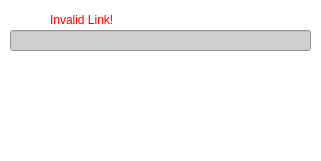
   <widget class="QFrame" name="linkFrame">
    <property name="geometry">
     <rect>
      <x>0</x>
      <y>0</y>
      <width>321</width>
      <height>161</height>
     </rect>
    </property>
    <property name="styleSheet">
     <string notr="true">background:transparent</string>
    </property>
    <property name="frameShape">
     <enum>QFrame::StyledPanel</enum>
    </property>
    <property name="frameShadow">
     <enum>QFrame::Raised</enum>
    </property>
    <widget class="QLineEdit" name="youTubeLink">
     <property name="geometry">
      <rect>
       <x>10</x>
       <y>30</y>
       <width>301</width>
       <height>21</height>
      </rect>
     </property>
     <property name="styleSheet">
      <string notr="true">background-color:rgb(207, 207, 207);</string>
     </property>
    </widget>
    <widget class="QPushButton" name="cancelButton_2">
     <property name="geometry">
      <rect>
       <x>20</x>
       <y>120</y>
       <width>75</width>
       <height>23</height>
      </rect>
     </property>
     <property name="styleSheet">
      <string notr="true">QPushButton{
background-color:transparent;
color:white;
border-style:outset;
border-color:white;
border-width:1px;
text-align:center;
}
QPushButton:hover:!pressed
{
  background-color: rgb(95, 95, 95);
}</string>
     </property>
     <property name="text">
      <string>Cancel</string>
     </property>
    </widget>
    <widget class="QPushButton" name="downloadButton">
     <property name="geometry">
      <rect>
       <x>220</x>
       <y>120</y>
       <width>75</width>
       <height>23</height>
      </rect>
     </property>
     <property name="styleSheet">
      <string notr="true">QPushButton{
background-color:transparent;
color:white;
border-style:outset;
border-color:white;
border-width:1px;
text-align:center;
}
QPushButton:hover:!pressed
{
  background-color: rgb(95, 95, 95);
}</string>
     </property>
     <property name="text">
      <string>Download</string>
     </property>
    </widget>
    <widget class="QLabel" name="label_4">
     <property name="geometry">
      <rect>
       <x>10</x>
       <y>0</y>
       <width>121</width>
       <height>31</height>
      </rect>
     </property>
     <property name="font">
      <font>
       <family>Segoe UI</family>
      </font>
     </property>
     <property name="styleSheet">
      <string notr="true">color:white</string>
     </property>
     <property name="text">
      <string>&lt;html&gt;&lt;head/&gt;&lt;body&gt;&lt;p&gt;&lt;span style=&quot; font-size:12pt;&quot;&gt;Link:&lt;/span&gt;&lt;/p&gt;&lt;/body&gt;&lt;/html&gt;</string>
     </property>
    </widget>
    <widget class="QLabel" name="warningLabel_2">
     <property name="geometry">
      <rect>
       <x>50</x>
       <y>10</y>
       <width>261</width>
       <height>20</height>
      </rect>
     </property>
     <property name="styleSheet">
      <string notr="true">color:red</string>
     </property>
     <property name="text">
      <string>Invalid Link!</string>
     </property>
    </widget>
    <widget class="QLabel" name="downloadFeedback">
     <property name="geometry">
      <rect>
       <x>10</x>
       <y>60</y>
       <width>221</width>
       <height>41</height>
      </rect>
     </property>
     <property name="font">
      <font>
       <family>Segoe UI</family>
      </font>
     </property>
     <property name="styleSheet">
      <string notr="true">color:white;
</string>
     </property>
     <property name="text">
      <string>&lt;html&gt;&lt;head/&gt;&lt;body&gt;&lt;p&gt;&lt;span style=&quot; font-size:11pt;&quot;&gt;Downloading File...&lt;br/&gt;Please wait.&lt;/span&gt;&lt;/p&gt;&lt;/body&gt;&lt;/html&gt;</string>
     </property>
    </widget>
    <widget class="QFrame" name="youTubePlaylist">
     <property name="geometry">
      <rect>
       <x>0</x>
       <y>110</y>
       <width>321</width>
       <height>41</height>
      </rect>
     </property>
     <property name="frameShape">
      <enum>QFrame::StyledPanel</enum>
     </property>
     <property name="frameShadow">
      <enum>QFrame::Raised</enum>
     </property>
     <widget class="QPushButton" name="alsoButton">
      <property name="geometry">
       <rect>
        <x>210</x>
        <y>0</y>
        <width>101</width>
        <height>41</height>
       </rect>
      </property>
      <property name="styleSheet">
       <string notr="true">QPushButton{
background-color:transparent;
color:white;
border-style:outset;
border-color:white;
border-width:1px;
text-align:center;
}
QPushButton:hover:!pressed
{
  background-color: rgb(95, 95, 95);
}</string>
      </property>
      <property name="text">
       <string>Download All
 Create a Playlist</string>
      </property>
     </widget>
     <widget class="QPushButton" name="onlyButton">
      <property name="geometry">
       <rect>
        <x>110</x>
        <y>10</y>
        <width>91</width>
        <height>23</height>
       </rect>
      </property>
      <property name="styleSheet">
       <string notr="true">QPushButton{
background-color:transparent;
color:white;
border-style:outset;
border-color:white;
border-width:1px;
text-align:center;
}
QPushButton:hover:!pressed
{
  background-color: rgb(95, 95, 95);
}</string>
      </property>
      <property name="text">
       <string>Download All</string>
      </property>
     </widget>
     <widget class="QPushButton" name="cancelButton_3">
      <property name="geometry">
       <rect>
        <x>0</x>
        <y>10</y>
        <width>75</width>
        <height>23</height>
       </rect>
      </property>
      <property name="styleSheet">
       <string notr="true">QPushButton{
background-color:transparent;
color:white;
border-style:outset;
border-color:white;
border-width:1px;
text-align:center;
}
QPushButton:hover:!pressed
{
  background-color: rgb(95, 95, 95);
}</string>
      </property>
      <property name="text">
       <string>Cancel</string>
      </property>
     </widget>
    </widget>
   </widget>
